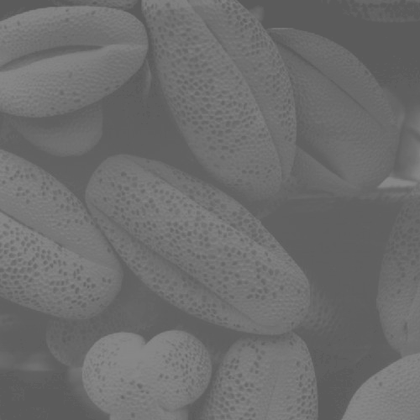
%> input picture Realce Radiometrico/Procesos_puntuales/semilla.tif, 420 x 420 px, shrunk from 500 x 500 before the run
$ octave test_alto_contraste.m   (GNU Octave 9; MATLAB toolbox functions it lacks are replaced by stand-ins)
%> lines starting %> are read from the running program, lines starting %| are printed output that depends on the picture
### Realce Radiometrico/alto_cotraste.m
function [B]=alto_contraste(A, m, E)
%
%Funcion de alto contrate
%s(r) = (L-1) / (1 +(m/r)^E)
%
%[B]=alto_contraste(A, m, E)

A=double(A);

L=256;

%r=0:(L-1);
%s=(L-1)./(1+(m./r).^E);

for i=0:1:L-1
  r(i+1)=i;
  s(i+1)=(L-1)/(1+(m/i)^E);
end

figure
plot(r, s)

%B=(L-1)./(1+(m./A).^E);

for i=1:size(A, 1)   %i=1:m
  for j=1:size(A, 2) %j=1:n
    Ar=A(i,j);

    B(i,j)=(L-1)/(1+(m/Ar)^E);
  end
end


endfunction

### Realce Radiometrico/test_alto_contraste.m
clc; close all; clear

pkg load image;

%A=imread('perfil_2019.jpg');
%A=rgb2gray(A);

A=imread('semilla.tif');
%> A is the input picture: size 420x420 uint8; min 88, max 137, mean 109.1

figure
image(A)
colormap(gray(256))
axis image
title('original')

figure
imhist(A)
title('original')
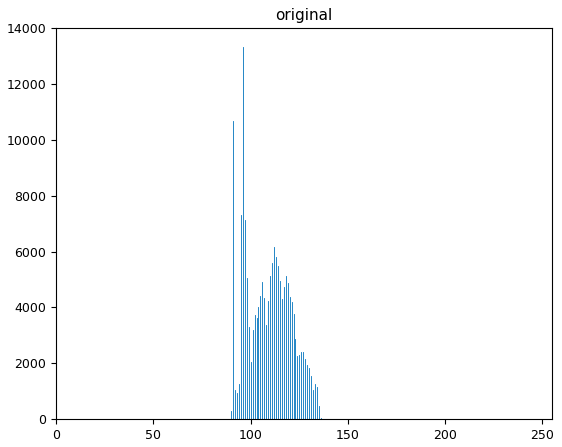
%> figure redrawn from the program's plot data; highest point at x = 96, y = 13308

m=127;
E=5;
B=alto_cotraste(A, m, E);
%> after the loop in alto_contraste, `for i=1:size(A, 1)`:
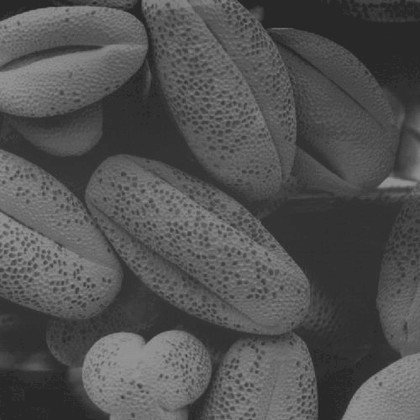
%> B: size 420x420 double; min 35.12, max 151.4, mean 82.3
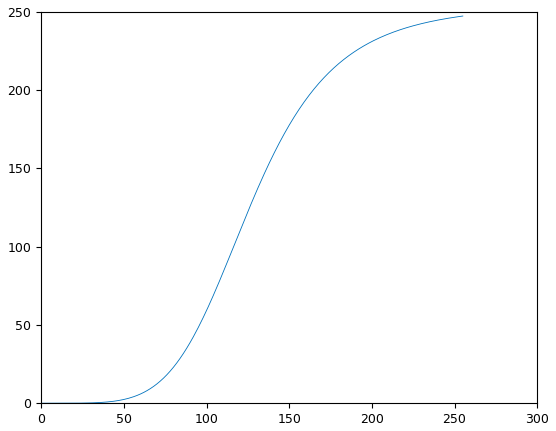
%> figure redrawn from the program's plot data; curve peaks at x = 255, y = 247.4
B=uint8(B);
%> B: size 420x420 uint8

figure; image(B); colormap(gray(256)); axis image; title('alto contraste')

figure; imhist(B); title('alto contraste')
%> after `title('alto contraste')`:
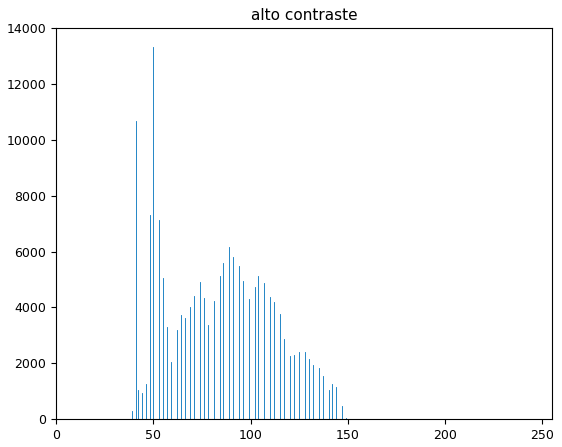
%> figure redrawn from the program's plot data; highest point at x = 50, y = 13308
